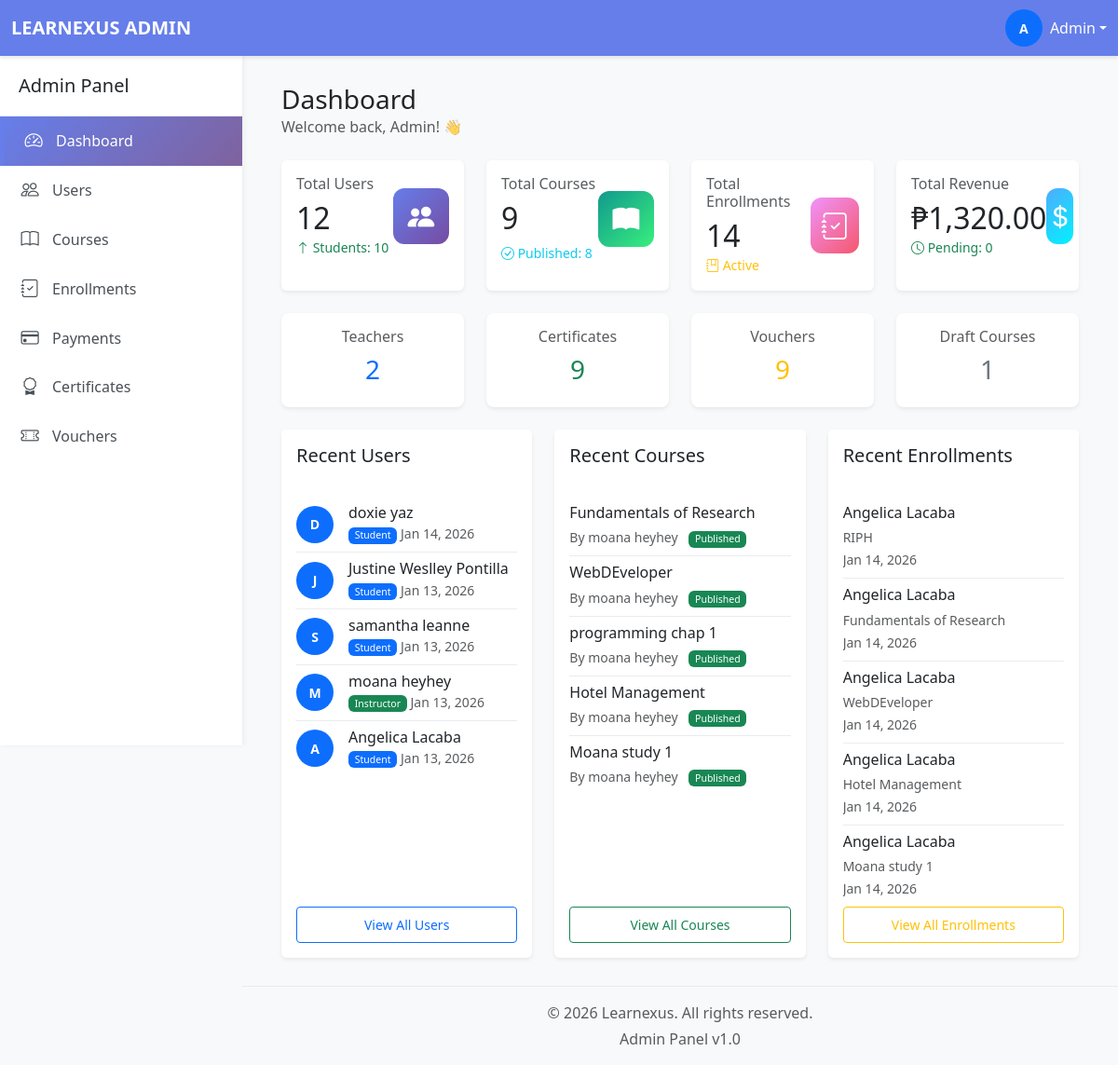
The app's page /admin/dashboard.php (signed in), older data.
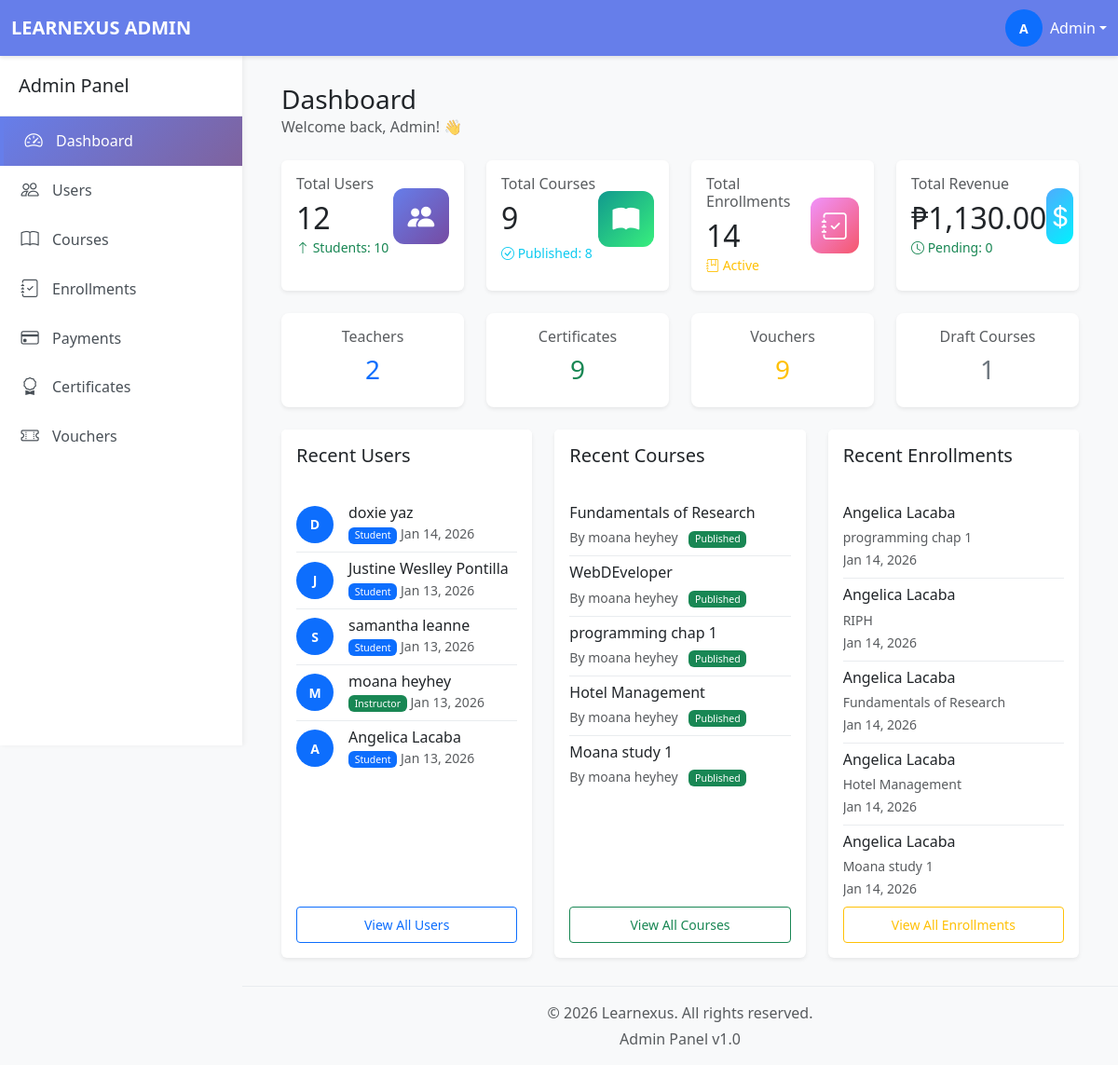
The same page, newer data.
### tables this page shows
CREATE TABLE `users` (
  `userID` int(11) NOT NULL,
  `email` varchar(255) NOT NULL,
  `passwordHash` varchar(255) NOT NULL,
  `firstName` varchar(100) NOT NULL,
  `lastName` varchar(100) NOT NULL,
  `middleInitial` varchar(5) NOT NULL,
  `phone` varchar(20) DEFAULT NULL,
  `avatar` varchar(255) DEFAULT NULL,
  `phoneVerified` tinyint(1) DEFAULT 0,
  `emailVerified` tinyint(1) DEFAULT 0,
  `role` enum('student','instructor','admin') DEFAULT 'student',
  `status` enum('active','inactive','suspended') DEFAULT 'active',
  `createdAt` timestamp NOT NULL DEFAULT current_timestamp(),
  `studentNumber` varchar(50) DEFAULT NULL,
  `teacherNumber` varchar(50) DEFAULT NULL
);

CREATE TABLE `courses` (
  `courseID` int(11) NOT NULL,
  `teacherID` int(11) NOT NULL,
  `title` varchar(255) NOT NULL,
  `description` text DEFAULT NULL,
  `price` decimal(10,2) DEFAULT 0.00,
  `category` varchar(100) DEFAULT NULL,
  `status` enum('draft','published','archived') DEFAULT 'draft',
  `passingScore` int(11) DEFAULT 70,
  `createdAt` timestamp NOT NULL DEFAULT current_timestamp()
);

CREATE TABLE `enrollments` (
  `enrollmentID` int(11) NOT NULL,
  `userID` int(11) NOT NULL,
  `courseID` int(11) NOT NULL,
  `paymentID` int(11) DEFAULT NULL,
  `progressPercentage` decimal(5,2) DEFAULT 0.00,
  `enrolledAt` timestamp NOT NULL DEFAULT current_timestamp(),
  `completedAt` timestamp NULL DEFAULT NULL,
  `status` enum('active','completed','dropped','pending') DEFAULT 'active'
);

### admin/dashboard.php (the view, shortened to what the changed rows need)
<?php
require_once '../database/db_connect.php';
try {
    $stmt = $conn->query("SELECT role, COUNT(*) as count FROM users GROUP BY role");
    $userStats = $stmt->fetchAll(PDO::FETCH_KEY_PAIR);
    $totalStudents = $userStats['student'] ?? 0;
    $totalTeachers = $userStats['instructor'] ?? 0;
    $totalUsers = $totalStudents + $totalTeachers;
    $stmt = $conn->query("SELECT status, COUNT(*) as count FROM courses GROUP BY status");
    $courseStats = $stmt->fetchAll(PDO::FETCH_KEY_PAIR);
    $publishedCourses = $courseStats['published'] ?? 0;
    $draftCourses = $courseStats['draft'] ?? 0;
    $archivedCourses = $courseStats['archived'] ?? 0;
    $totalCourses = $publishedCourses + $draftCourses + $archivedCourses;
    $stmt = $conn->query("SELECT COUNT(*) FROM enrollments");
    $totalEnrollments = $stmt->fetchColumn();
    $stmt = $conn->query("SELECT SUM(amount) FROM payments WHERE status = 'completed'");
    $totalRevenue = $stmt->fetchColumn() ?? 0;
    $stmt = $conn->query("SELECT COUNT(*) FROM payments WHERE status = 'pending'");
    $pendingPayments = $stmt->fetchColumn();
    $stmt = $conn->query("SELECT userID, firstName, lastName, role, createdAt FROM users ORDER BY createdAt DESC LIMIT 5");
    $recentUsers = $stmt->fetchAll(PDO::FETCH_ASSOC);
    $stmt = $conn->query("
        SELECT c.courseID, c.title, c.status, c.createdAt, u.firstName, u.lastName
        FROM courses c
        JOIN users u ON c.teacherID = u.userID
        ORDER BY c.createdAt DESC
        LIMIT 5
    ");
    $recentCourses = $stmt->fetchAll(PDO::FETCH_ASSOC);
    $stmt = $conn->query("
        SELECT e.enrollmentID, e.enrolledAt, u.firstName, u.lastName, c.title
        FROM enrollments e
        JOIN users u ON e.userID = u.userID
        JOIN courses c ON e.courseID = c.courseID
        ORDER BY e.enrolledAt DESC
        LIMIT 5
    ");
    $recentEnrollments = $stmt->fetchAll(PDO::FETCH_ASSOC);
} catch (PDOException $e) {
    error_log("Dashboard Error: " . $e->getMessage());
}
include 'includes/header.php';
?>
<div class="main-content">
    <div class="container-fluid">
        <div class="d-flex justify-content-between align-items-center mb-4">
            <div>
                <h1 class="h3 mb-0">Dashboard</h1>
            </div>
        </div>
        <div class="row g-4 mb-4">
            <div class="col-xl-3 col-md-6">
                <div class="card stat-card border-0 shadow-sm h-100">
                    <div class="card-body">
                        <div class="d-flex justify-content-between align-items-center">
                            <div>
                                <h2 class="mb-0"><?php echo number_format($totalUsers); ?></h2>
                            </div>
                        </div>
                    </div>
                </div>
            </div>
            <div class="col-xl-3 col-md-6">
                <div class="card stat-card border-0 shadow-sm h-100">
                    <div class="card-body">
                        <div class="d-flex justify-content-between align-items-center">
                            <div>
                                <h2 class="mb-0"><?php echo number_format($totalCourses); ?></h2>
                            </div>
                        </div>
                    </div>
                </div>
            </div>
            <div class="col-xl-3 col-md-6">
                <div class="card stat-card border-0 shadow-sm h-100">
                    <div class="card-body">
                        <div class="d-flex justify-content-between align-items-center">
                            <div>
                                <h2 class="mb-0"><?php echo number_format($totalEnrollments); ?></h2>
                            </div>
                        </div>
                    </div>
                </div>
            </div>
            <div class="col-xl-3 col-md-6">
                <div class="card stat-card border-0 shadow-sm h-100">
                    <div class="card-body">
                        <div class="d-flex justify-content-between align-items-center">
                            <div>
                                <h6 class="text-muted mb-2">Total Revenue</h6>
                                <h2 class="mb-0">₱<?php echo number_format($totalRevenue, 2); ?></h2>
                                <small class="text-success">
                                    <i class="bi bi-clock"></i> Pending: <?php echo $pendingPayments; ?>
                                </small>
                            </div>
                        </div>
                    </div>
                </div>
            </div>
        </div>
        <div class="row g-4">
            <div class="col-md-4 col-12">
                <div class="card border-0 shadow-sm h-100">
                    <div class="card-body d-flex flex-column">
                        <div class="flex-grow-1 overflow-auto">
                            <div class="list-group list-group-flush">
                                <?php if (empty($recentUsers)): ?>
                                    <p class="text-muted">No recent users</p>
                                <?php else: ?>
                                    <?php foreach ($recentUsers as $user): ?>
                                        <div class="list-group-item px-0">
                                            <div class="d-flex align-items-center">
                                                <div class="avatar-sm bg-primary text-white rounded-circle d-flex align-items-center justify-content-center me-3">
                                                    <?php echo strtoupper(substr($user['firstName'], 0, 1)); ?>
                                                </div>
                                                <div class="flex-grow-1">
                                                    <h6 class="mb-0"><?php echo htmlspecialchars($user['firstName'] . ' ' . $user['lastName']); ?></h6>
                                                    <small class="text-muted">
                                                        <span class="badge bg-<?php echo $user['role'] === 'student' ? 'primary' : 'success'; ?>">
                                                            <?php echo ucfirst($user['role']); ?>
                                                        </span>
                                                        <?php echo date('M d, Y', strtotime($user['createdAt'])); ?>
                                                    </small>
                                                </div>
                                            </div>
                                        </div>
                                    <?php endforeach; ?>
                                <?php endif; ?>
                            </div>
                        </div>
                    </div>
                </div>
            </div>
            <div class="col-md-4 col-12">
                <div class="card border-0 shadow-sm h-100">
                    <div class="card-body d-flex flex-column">
                        <div class="flex-grow-1 overflow-auto">
                            <div class="list-group list-group-flush">
                                <?php if (empty($recentCourses)): ?>
                                    <p class="text-muted">No recent courses</p>
                                <?php else: ?>
                                    <?php foreach ($recentCourses as $course): ?>
                                        <div class="list-group-item px-0">
                                            <h6 class="mb-1"><?php echo htmlspecialchars($course['title']); ?></h6>
                                            <small class="text-muted">
                                                By <?php echo htmlspecialchars($course['firstName'] . ' ' . $course['lastName']); ?>
                                                <span class="badge bg-<?php
                                                    echo $course['status'] === 'published' ? 'success' :
                                                        ($course['status'] === 'draft' ? 'warning' : 'secondary');
                                                ?> ms-2">
                                                    <?php echo ucfirst($course['status']); ?>
                                                </span>
                                            </small>
                                        </div>
                                    <?php endforeach; ?>
                                <?php endif; ?>
                            </div>
                        </div>
                    </div>
                </div>
            </div>
            <div class="col-md-4 col-12">
                <div class="card border-0 shadow-sm h-100">
                    <div class="card-body d-flex flex-column">
                        <div class="flex-grow-1 overflow-auto">
                            <div class="list-group list-group-flush">
                                <?php if (empty($recentEnrollments)): ?>
                                    <p class="text-muted">No recent enrollments</p>
                                <?php else: ?>
                                    <?php foreach ($recentEnrollments as $enrollment): ?>
                                        <div class="list-group-item px-0">
                                            <h6 class="mb-1"><?php echo htmlspecialchars($enrollment['firstName'] . ' ' . $enrollment['lastName']); ?></h6>
                                            <small class="text-muted">
                                                <?php echo htmlspecialchars($enrollment['title']); ?>
                                                <br>
                                                <?php echo date('M d, Y', strtotime($enrollment['enrolledAt'])); ?>
                                            </small>
                                        </div>
                                    <?php endforeach; ?>
                                <?php endif; ?>
                            </div>
                        </div>
                    </div>
                </div>
            </div>
        </div>
    </div>
</div>
<?php include 'includes/footer.php'; ?>

Row changes from the older to the newer data that the page shows:
removed enrollments: userID.lastName "Angelica Lacaba", courseID.title "WebDEveloper", enrolledAt "Jan 14, 2026"
added enrollments: userID.lastName "Angelica Lacaba", courseID.title "programming chap 1", enrolledAt "Jan 14, 2026"
Text that changed along with them:
$totalRevenue: "1,320.00" → "1,130.00"
